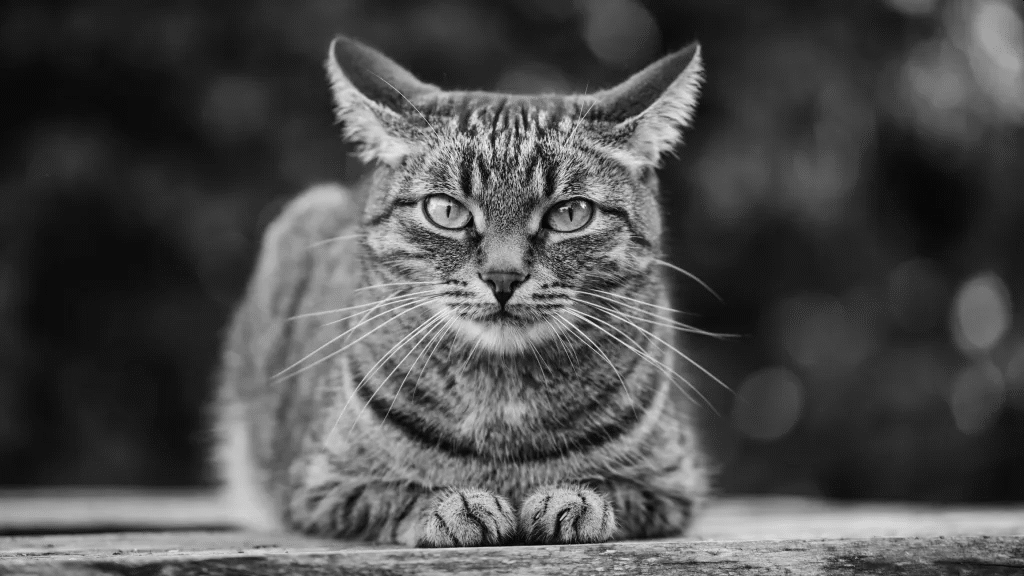
#> input picture exams/2021/spring/data/cat1.png, 1024 x 576 px
$ python Exercise12+13.py
#> lines starting #> are read from the running program, lines starting #| are printed output that depends on the picture
### Setup ###
import numpy as np
from matplotlib import pyplot as plt
from skimage import io
from skimage.transform import SimilarityTransform, warp

in_dir = "data/"


### Q. 12 ###

# Load the seven landmarks (x, y) from the files catmovingPoints.text and catfixedPoints.txt
# and store them in the variables moving_points and fixed_points, respectively.

def read_landmark_file(file_name):
#> called with file_name = 'data/catmovingPoints.txt'
    f = open(file_name, 'r')
#> (reads exams/2021/spring/data/catmovingPoints.txt from the repository)
    lm_s = f.readline().strip().split(' ')
    n_lms = float(lm_s[0])
    if n_lms < 3:
        print(f"Not enough landmarks found")
        return None

    new_lms = 7
    # 3 landmarks each with (x,y)
    lm = np.zeros((new_lms, 2))
    for i in range(new_lms):
        lm[i, 0] = lm_s[0 + i * 2]
        lm[i, 1] = lm_s[1 + i * 2]
    return lm


# Load the moving points
moving_points = read_landmark_file(in_dir + "catmovingPoints.txt")

# Load the fixed points
fixed_points = read_landmark_file(in_dir + "catfixedPoints.txt")
#> (reads exams/2021/spring/data/catfixedPoints.txt from the repository)

# Calculate the sum of squared differences between the fixed and moving points
# and store it in the variable ssd.
ssd = np.sum((fixed_points - moving_points) ** 2)

# Print the sum of squared differences
print(ssd)

### Q. 13 ###

# Load the images cat1.png and cat2.png and store them in the variables im1 and im2, respectively.
# Read the images
im1 = io.imread(in_dir + "cat1.png")
#> im1 is the input picture: shape (576, 1024, 3); min 7, max 253, mean 76.7
im2 = io.imread(in_dir + "cat2.png")
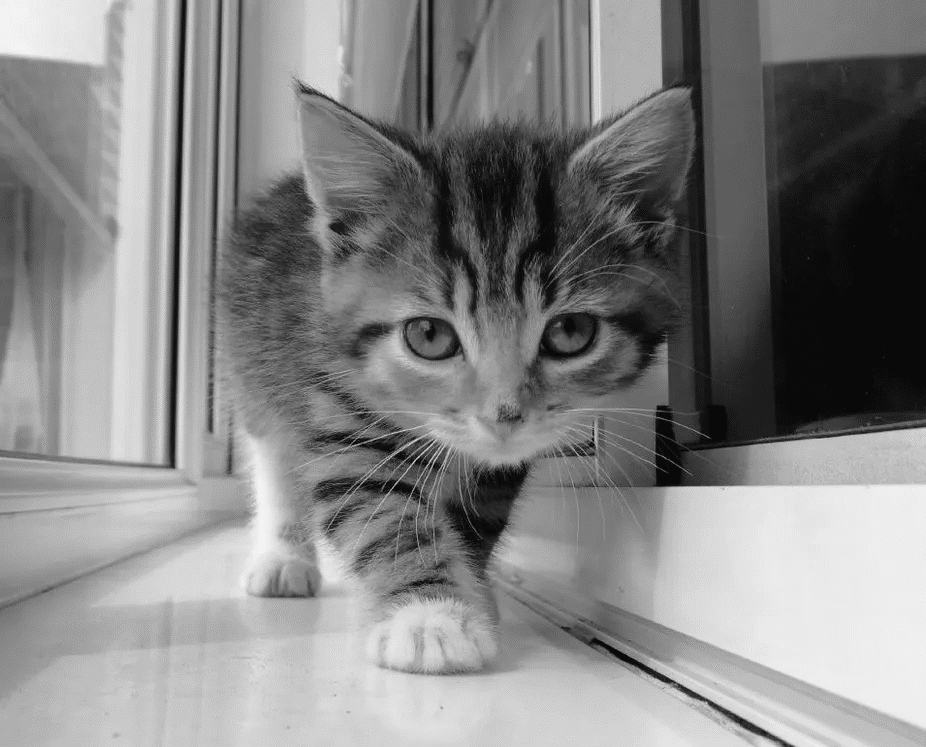
#> input picture exams/2021/spring/data/cat2.png, 926 x 747 px
#> im2 is the input picture: shape (747, 926, 3); min 9, max 243, mean 132.9

# Apply a similarity transformation to the moving points to align them with the fixed points.
tform = SimilarityTransform()
tform.estimate(moving_points, fixed_points)
warped = warp(im2, tform.inverse)
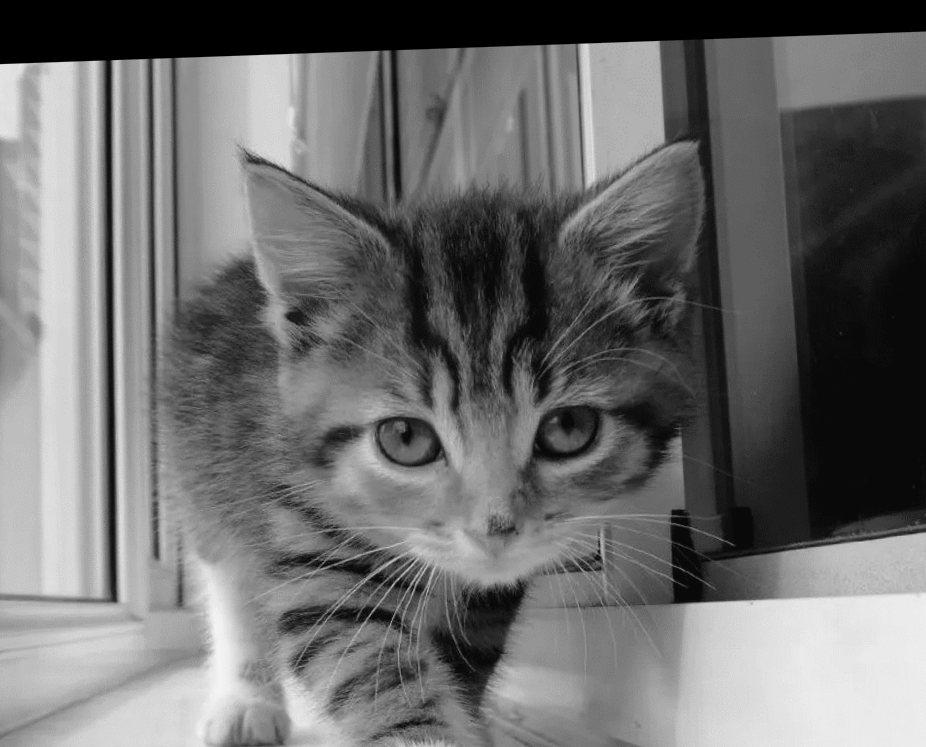
#> warped: shape (747, 926, 3) float64; min 0, max 0.953, mean 0.431

# Display the images im1 and warped side by side.
fig, (ax1, ax2) = plt.subplots(ncols=2, figsize=(8, 4), sharex=True, sharey=True)
ax1.imshow(im1)
ax1.set_title('Original')
ax1.axis('off')
ax2.imshow(warped)
ax2.set_title('Warped')
ax2.axis('off')
io.show()
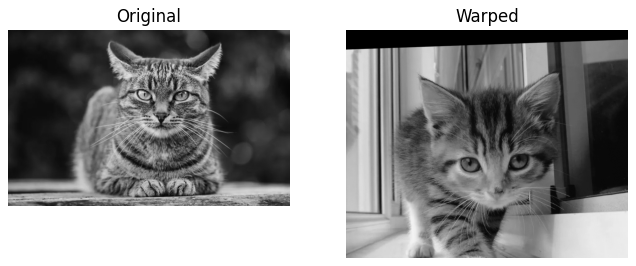
#> figure drawn by matplotlib, 2 panels
